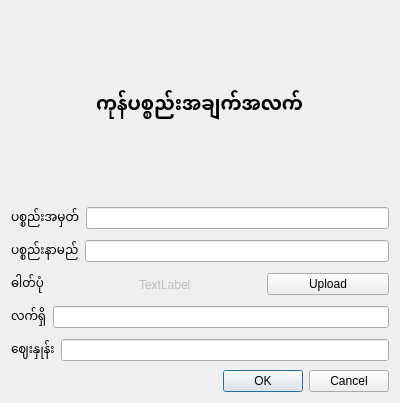
<?xml version="1.0" encoding="UTF-8"?>
<ui version="4.0">
 <class>AddItemDialog</class>
 <widget class="QDialog" name="AddItemDialog">
  <property name="geometry">
   <rect>
    <x>0</x>
    <y>0</y>
    <width>400</width>
    <height>403</height>
   </rect>
  </property>
  <property name="windowTitle">
   <string>Dialog</string>
  </property>
  <layout class="QVBoxLayout" name="verticalLayout">
   <item>
    <layout class="QHBoxLayout" name="horizontalLayout_5">
     <item>
      <spacer name="horizontalSpacer">
       <property name="orientation">
        <enum>Qt::Orientation::Horizontal</enum>
       </property>
       <property name="sizeHint" stdset="0">
        <size>
         <width>40</width>
         <height>20</height>
        </size>
       </property>
      </spacer>
     </item>
     <item>
      <widget class="QLabel" name="productDataLabel">
       <property name="font">
        <font>
         <family>Pyidaungsu</family>
         <pointsize>14</pointsize>
         <bold>true</bold>
        </font>
       </property>
       <property name="text">
        <string>ကုန်ပစ္စည်းအချက်အလက်</string>
       </property>
      </widget>
     </item>
     <item>
      <spacer name="horizontalSpacer_2">
       <property name="orientation">
        <enum>Qt::Orientation::Horizontal</enum>
       </property>
       <property name="sizeHint" stdset="0">
        <size>
         <width>40</width>
         <height>20</height>
        </size>
       </property>
      </spacer>
     </item>
    </layout>
   </item>
   <item>
    <layout class="QHBoxLayout" name="horizontalLayout">
     <item>
      <widget class="QLabel" name="label_2">
       <property name="font">
        <font>
         <family>Pyidaungsu</family>
        </font>
       </property>
       <property name="text">
        <string>ပစ္စည်းအမှတ်</string>
       </property>
      </widget>
     </item>
     <item>
      <widget class="QLineEdit" name="productID"/>
     </item>
    </layout>
   </item>
   <item>
    <layout class="QHBoxLayout" name="horizontalLayout_2">
     <item>
      <widget class="QLabel" name="label_5">
       <property name="font">
        <font>
         <family>Pyidaungsu</family>
        </font>
       </property>
       <property name="text">
        <string>ပစ္စည်းနာမည်</string>
       </property>
      </widget>
     </item>
     <item>
      <widget class="QLineEdit" name="productName"/>
     </item>
    </layout>
   </item>
   <item>
    <layout class="QHBoxLayout" name="horizontalLayout_3">
     <item>
      <widget class="QLabel" name="labelPicture">
       <property name="font">
        <font>
         <family>Pyidaungsu</family>
        </font>
       </property>
       <property name="text">
        <string>ဓါတ်ပုံ</string>
       </property>
      </widget>
     </item>
     <item>
      <widget class="QLabel" name="lblImagePreview">
       <property name="enabled">
        <bool>false</bool>
       </property>
       <property name="text">
        <string>TextLabel</string>
       </property>
      </widget>
     </item>
     <item>
      <widget class="QPushButton" name="btnSelectImage">
       <property name="text">
        <string>Upload</string>
       </property>
      </widget>
     </item>
    </layout>
   </item>
   <item>
    <layout class="QHBoxLayout" name="horizontalLayout_6">
     <item>
      <widget class="QLabel" name="labelPicture_2">
       <property name="font">
        <font>
         <family>Pyidaungsu</family>
        </font>
       </property>
       <property name="text">
        <string>လက်ရှိ</string>
       </property>
      </widget>
     </item>
     <item>
      <widget class="QLineEdit" name="productAmount"/>
     </item>
    </layout>
   </item>
   <item>
    <layout class="QHBoxLayout" name="horizontalLayout_4">
     <item>
      <widget class="QLabel" name="label_4">
       <property name="font">
        <font>
         <family>Pyidaungsu</family>
        </font>
       </property>
       <property name="text">
        <string>ဈေးနှုန်း</string>
       </property>
      </widget>
     </item>
     <item>
      <widget class="QLineEdit" name="productPrice"/>
     </item>
    </layout>
   </item>
   <item>
    <widget class="QDialogButtonBox" name="addBtn">
     <property name="orientation">
      <enum>Qt::Orientation::Horizontal</enum>
     </property>
     <property name="standardButtons">
      <set>QDialogButtonBox::StandardButton::Cancel|QDialogButtonBox::StandardButton::Ok</set>
     </property>
    </widget>
   </item>
  </layout>
 </widget>
 <resources/>
 <connections>
  <connection>
   <sender>addBtn</sender>
   <signal>accepted()</signal>
   <receiver>AddItemDialog</receiver>
   <slot>accept()</slot>
   <hints>
    <hint type="sourcelabel">
     <x>248</x>
     <y>254</y>
    </hint>
    <hint type="destinationlabel">
     <x>157</x>
     <y>274</y>
    </hint>
   </hints>
  </connection>
  <connection>
   <sender>addBtn</sender>
   <signal>rejected()</signal>
   <receiver>AddItemDialog</receiver>
   <slot>reject()</slot>
   <hints>
    <hint type="sourcelabel">
     <x>316</x>
     <y>260</y>
    </hint>
    <hint type="destinationlabel">
     <x>286</x>
     <y>274</y>
    </hint>
   </hints>
  </connection>
 </connections>
</ui>
